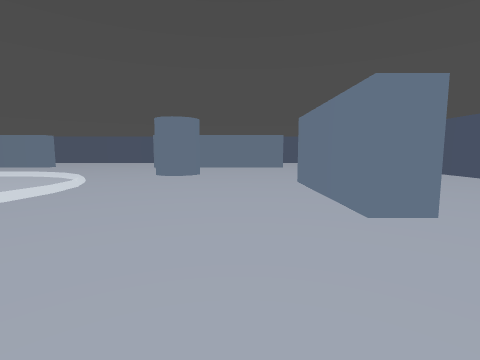
View 1 (above)

24 first-person views from a walk through a level from a Godot 3-D game. The camera is 1.4 m above the floor, tilts 6° down and sees 85° across. The floor is counted in squares, 2 m on a side. Each view is taken from the middle of a square. On the plan, view 1 faces up. The plan holds only what a view shows up to about 9 squares ahead; the rest is blank. The place goes on beyond the plan.

View 2
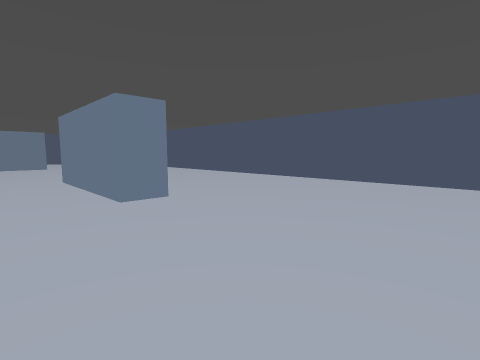

View 3
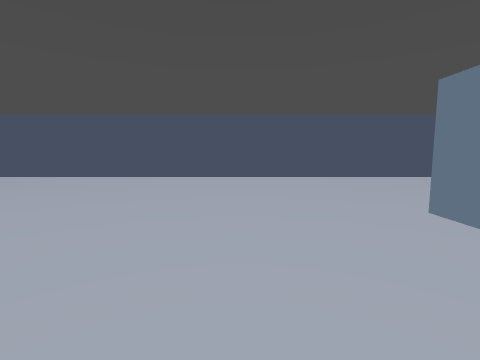

View 4
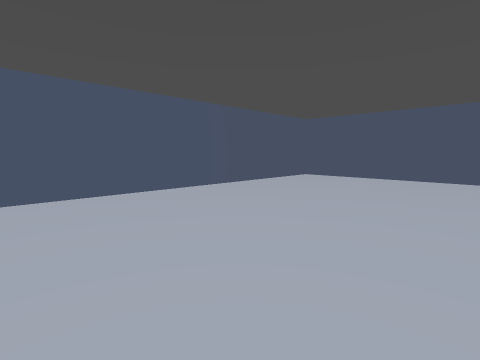

View 5
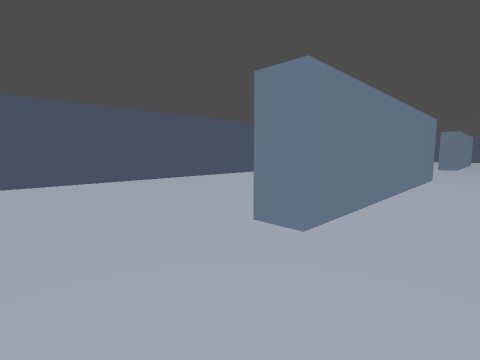

View 6
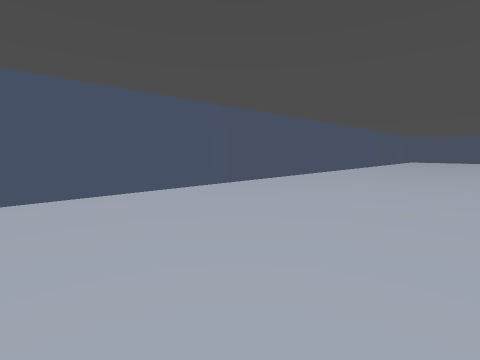

View 7
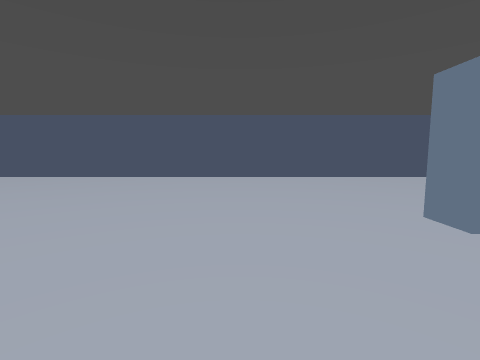

View 8
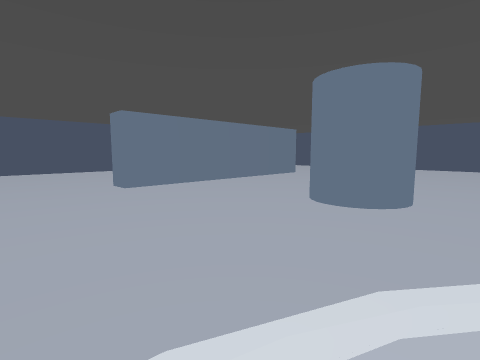

View 9
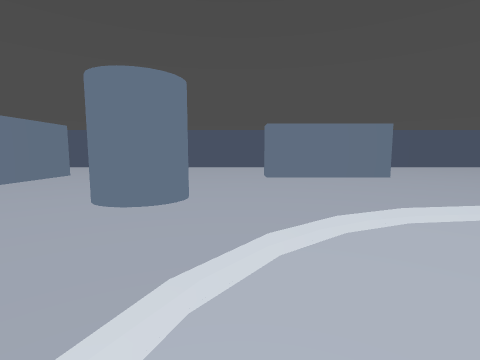

View 10
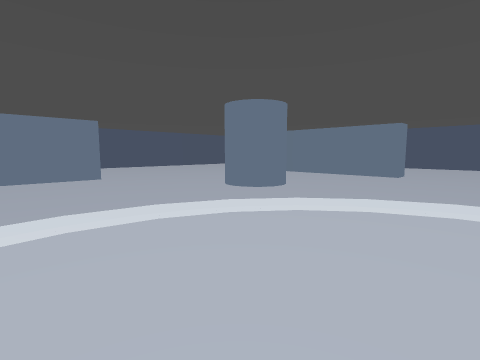

View 11
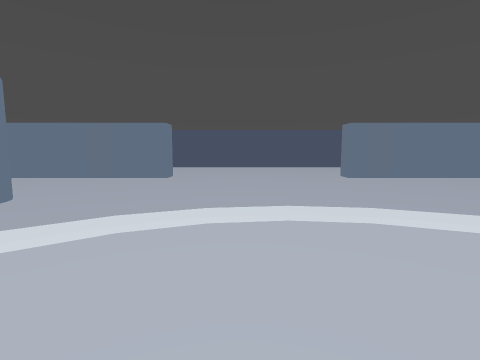

View 12
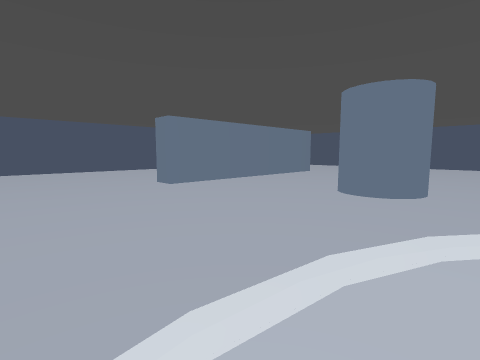

View 13
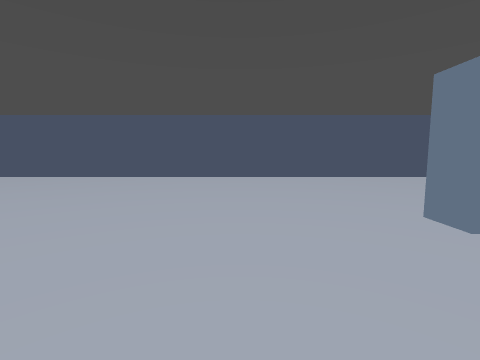

View 14
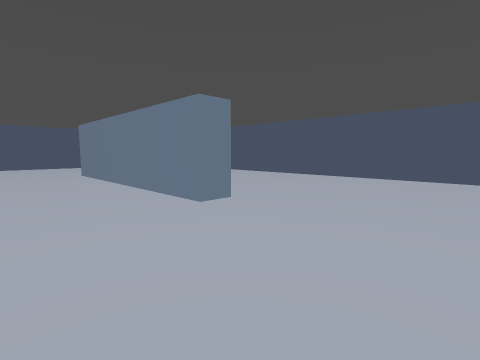

View 15
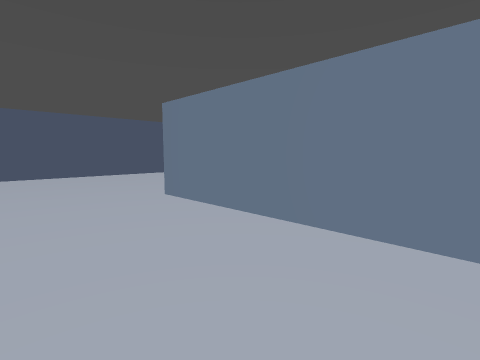

View 16
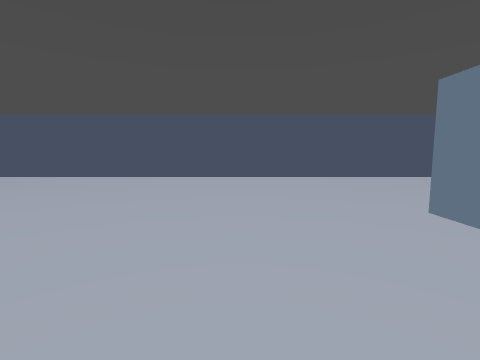

View 17
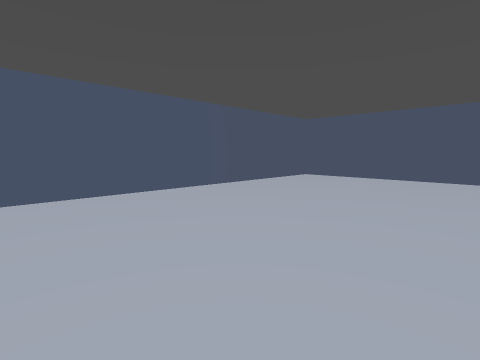

View 18
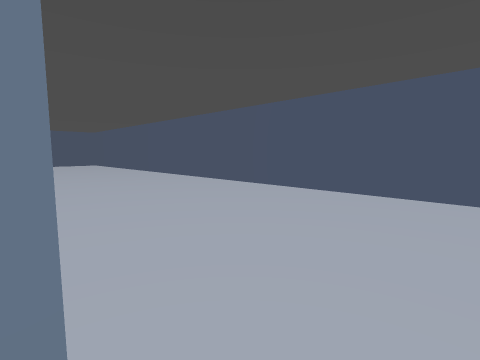

View 19
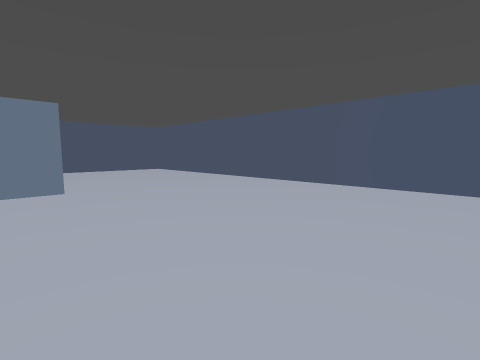

View 20
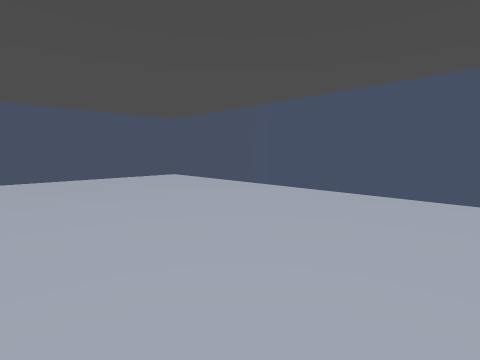

View 21
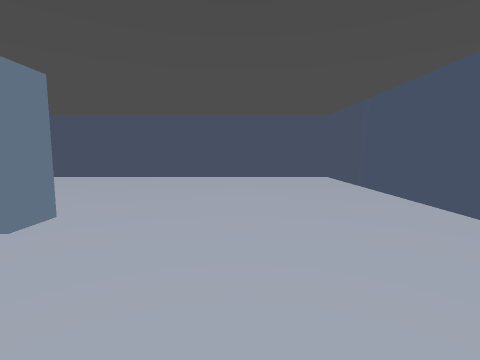

View 22
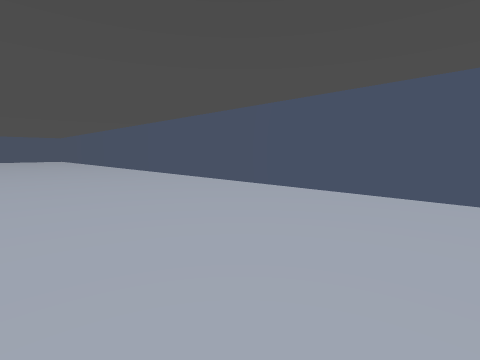

View 23
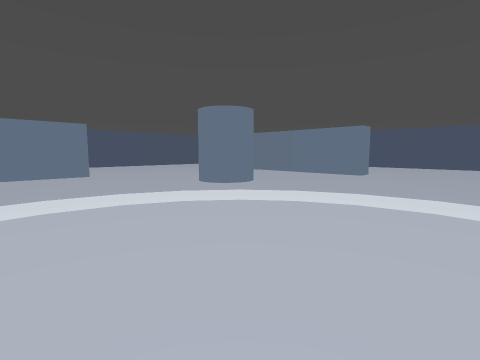

View 24
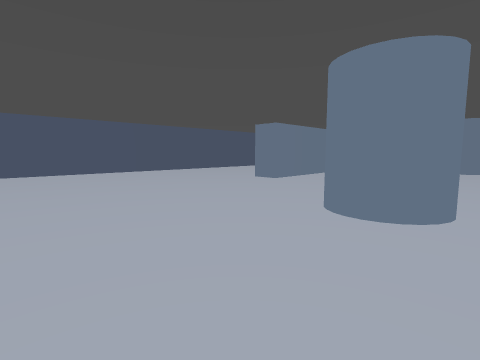

### Floor plan
Key: @ floor where view 1 was taken; # wall or solid block; . floor.
Columns run from 20 left of view 1 to 7 right of it. Each row starts with its distance up from view 1.
 18 ####################
 17 #.....  ............
 16 #.....  ...........
 15 #.....   ..........
 14 #.....    ........
 13 #....######.....######
 12 #..........................#
 11 #..........................#
 10 #..........................#
  9 #........#........#........#
  8 #........#........#........#
  7 #..........................#
  6 #....#................#....#
  5 #....#................#....#
  4 #....#................#....#
  3 #....#................#....#
  2 #..........................#
  1 #........#........#........#
  0 #......  #........# @......#
 -1 #..........................#
 -2 #..........................#
 -3 #....######.....######.....#
 -4 #..........................#
 -5 #..........................#
 -6 #..........................#
 -7 #..........................#
 -8 #..........................#
 -9 ############################

Positions as (right, up) in squares from view 1, and headings:
1: (0, 0), facing up
2: (0, -1), facing up-right
3: (-1, -1), facing right
4: (2, -1), facing down-right
5: (4, -2), facing down-left
6: (2, -4), facing down-left
7: (-7, -1), facing down
8: (-7, 2), facing down-left
9: (-7, 2), facing left
10: (-7, 4), facing up-left
11: (-7, 5), facing up
12: (-7, 7), facing up-right
13: (-6, 10), facing up
14: (-6, 10), facing up-left
15: (-11, 10), facing up-left
16: (-12, 10), facing left
17: (-15, 10), facing up-left
18: (-15, 7), facing down-left
19: (-14, 2), facing down-left
20: (-15, -1), facing down-left
21: (-17, -1), facing down
22: (-17, -4), facing down-right
23: (-7, 5), facing down-right
24: (-3, 12), facing down-right
